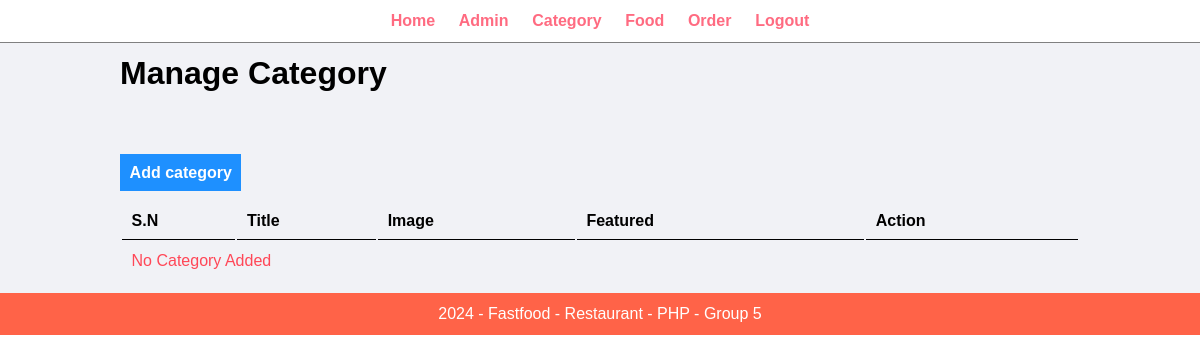
/admin/manage-category.php (signed in), run on an earlier commit of the app's database.
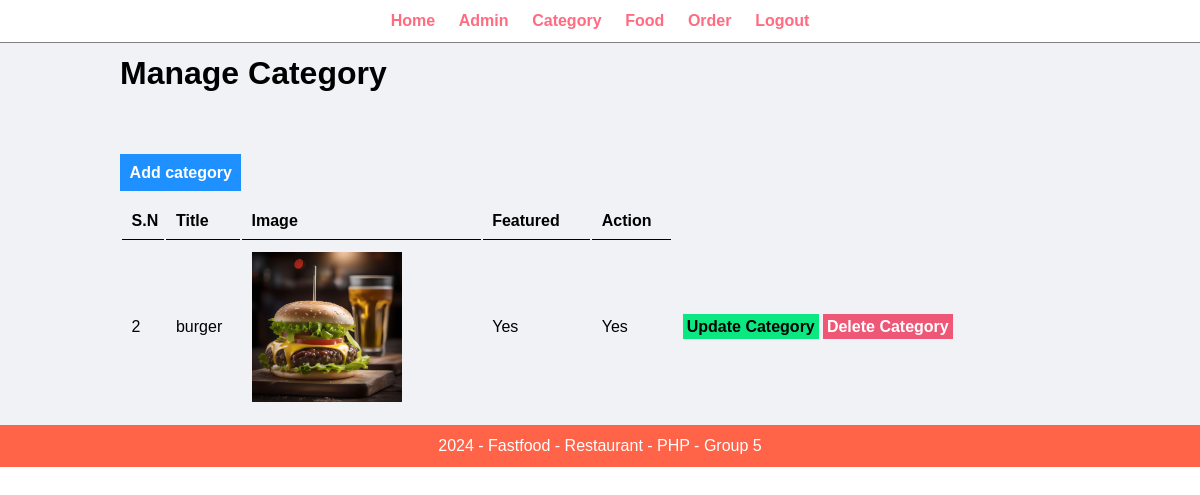
And on a later commit of the database.
### tables this page shows
CREATE TABLE `category` (
  `id` int(11) UNSIGNED NOT NULL,
  `title` varchar(100) NOT NULL,
  `image` varchar(255) NOT NULL,
  `show_on_home` varchar(10) NOT NULL,
  `active` varchar(10) NOT NULL
);

### admin/manage-category.php (the view, shortened to what this page needs)
<?php include('patials/menu.php'); ?>
        <div class="main-content">
            <div class="wrapper">
                <h1>Manage Category</h1>
                <br /><br />
               <br /><br />
                <a href="<?php echo SITEURL;?>admin/add-category.php" class="btn-add">Add category</a>
                <br /><br />
                <table class="table-full">
                    <tr>
                        <th>S.N</th>
                        <th>Title</th>
                        <th>Image</th>
                        <th>Featured</th>
                        <th>Action</th>
                    </tr>
                    <?php
                       $sql = "SELECT * FROM category";
                       $res = mysqli_query($conn, $sql);
                       $count = mysqli_num_rows($res);
                       if ($count>0) {
                        while ($row = mysqli_fetch_assoc($res)) {
                            $id = $row['id'];
                            $title = $row['title'];
                            $image = $row['image'];
                            $show_on_home	= $row['show_on_home'];
                            $active = $row['active'];
                            ?>
                             <tr>
                               <td><?php echo $id; ?></td>
                               <td><?php echo $title; ?></td>
                               <td>
                                <?php
                                if ($image == "") {
                                    echo "<div class='error'>Image not Added</div>";
                                }
                                else {
                                    ?>
                                    <img src="<?php echo SITEURL;?>/images/category/<?php echo $image; ?> " width="150px">
                                    <?php
                                }
                                ?>
                               </td>
                               <td><?php echo $show_on_home; ?></td>
                               <td><?php echo $active; ?></td>
                               <td>
                                  <a href="<?php echo SITEURL;?>admin/update-category.php?id=<?php echo $id; ?>&image=<?php echo $image;?>" class="btn-update">Update Category</a>
                                  <a href="<?php echo SITEURL;?>admin/delete-category.php?id=<?php echo $id; ?>&image=<?php echo $image;?>" class="btn-delete">Delete Category</a>
                               </td>
                              </tr>
                            <?php
                        }
                       }
                       else {
                        ?>
                        <tr>
                             <td colspan="6"><div class="error">No Category Added</div></td>
                        </tr>
                        <?php
                       }
                    ?>
                </table>
            </div>
        </div>
<?php include('patials/footer.php'); ?>

What changed in the data, as far as the page shows it:
added category: id "2", title "burger", image (picture), show_on_home "Yes", active "Yes"
Also different on the page:
text no longer shown: "No Category Added"
